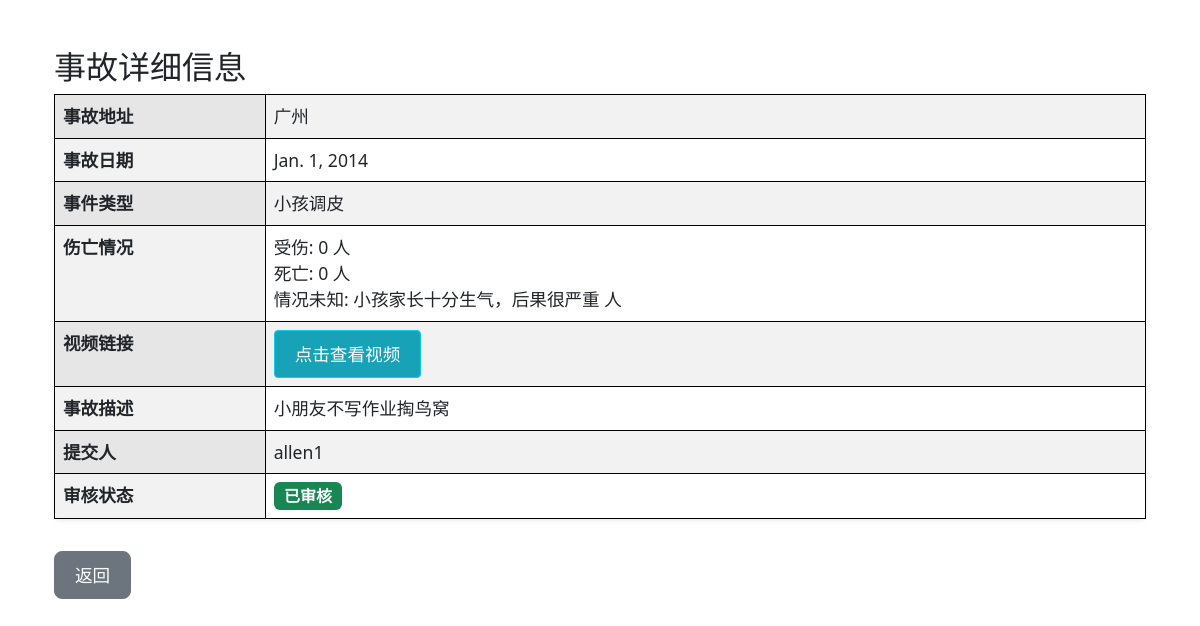
/accident/7/?next=/admin_dashboard/, run on an earlier commit of the app's database.
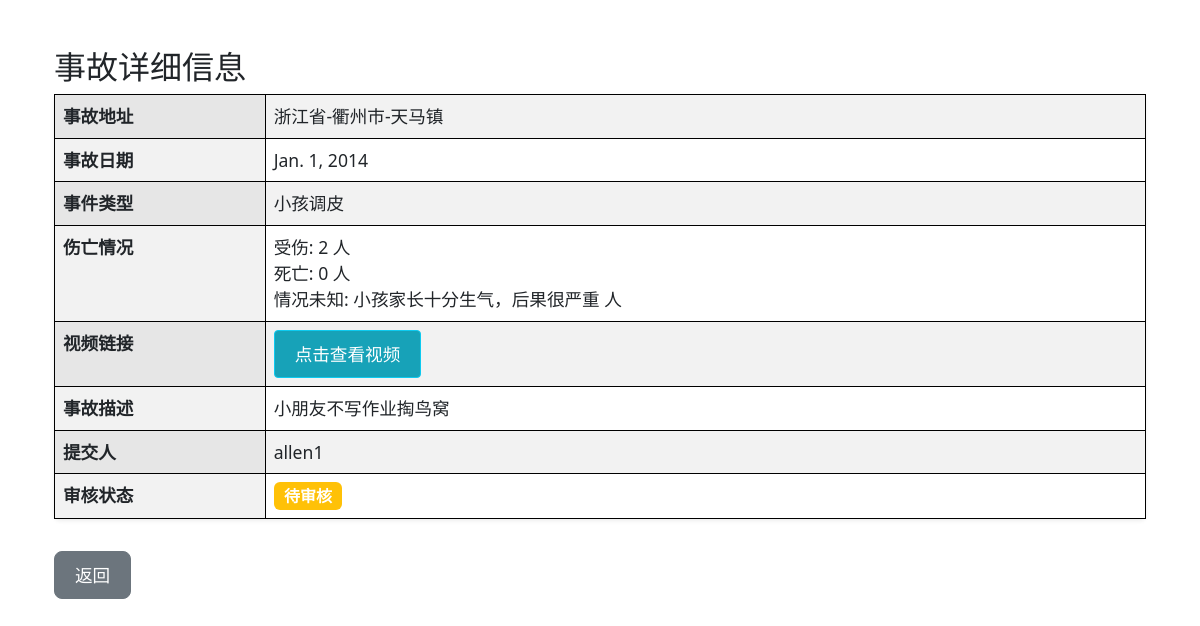
And on a later commit of the database.
### data/models.py (models this page shows, shortened)
class Accident(models.Model):
    address = models.CharField(max_length=200)
    accident_date = models.DateField()
    description = models.TextField()
    accident_type = models.CharField(max_length=200)
    injured = models.PositiveIntegerField(default=0)
    dead = models.PositiveIntegerField(default=0)
    unknown = models.CharField(max_length=200, default='情况未知')
    latitude = models.FloatField(default=0.0)
    longitude = models.FloatField(default=0.0)
    video_link = models.CharField(max_length=200)
    is_approved = models.BooleanField(False)
    is_deleted = models.BooleanField(default=False)
    created_by = models.ForeignKey(User, on_delete=models.CASCADE)

### users/models.py (models this page shows, shortened)
class CustomUser(AbstractUser):
    is_admin = models.BooleanField(default=False)
    phone_number = models.CharField(max_length=15, blank=True, null=True)  # 电话号码
    address = models.TextField(blank=True, null=True)  # 地址
    def __str__(self):
        return self.username

### data/views.py (the view)
# urls.py: path('accident/<int:accident_id>/', views.accident_detail, name='accident_detail'),
def accident_detail(request, accident_id):
    accident = get_object_or_404(Accident, id=accident_id)
    next_url = request.GET.get('next', None)
    return render(request, 'data/accident_detail.html', {'accident': accident, 'next': next_url})

### templates/data/accident_detail.html (shortened to what this page needs)
{% extends 'base_generic.html' %}
{% block content %}
  <div class="container mt-4 p-4">
    <h2>事故详细信息</h2>
    <table class="table table-bordered table-striped table-hover shadow-sm rounded">
        <tr>
            <th>事故地址</th>
            <td>{{ accident.address }}</td>
        </tr>
        <tr>
            <th>事故日期</th>
            <td>{{ accident.accident_date }}</td>
        </tr>
        <tr>
            <th>事件类型</th>
            <td>{{ accident.accident_type }}</td>
        </tr>
        <tr>
            <th>伤亡情况</th>
            <td>
                受伤: {{ accident.injured|default:0 }} 人<br>
                死亡: {{ accident.dead|default:0 }} 人<br>
                情况未知: {{ accident.unknown|default:0 }} 人
            </td>
        </tr>
        <tr>
            <th>视频链接</th>
            <td>
                <a href="{{ accident.video_link }}" target="_blank" class="btn btn-info btn-sm">点击查看视频</a>
            </td>
        </tr>
        <tr>
            <th>事故描述</th>
            <td>{{ accident.description }}</td>
        </tr>
        <tr>
            <th>提交人</th>
            <td>{{ accident.created_by }}</td>
        </tr>
        <tr>
            <th>审核状态</th>
            <td>
                {% if accident.is_approved %}
                    <span class="badge bg-success">已审核</span>
                {% else %}
                    <span class="badge bg-warning">待审核</span>
                {% endif %}
            </td>
        </tr>
    </table>
    {% if next %}
        <a href="{{ next }}" class="btn btn-secondary btn-lg mt-3">返回</a>
    {% else %}
        <a href="{% url 'accident_list' %}" class="btn btn-secondary btn-lg mt-3">返回列表</a>
    {% endif %}
  </div>
{% endblock %}

What changed in the data, as far as the page shows it:
changed Accident "小孩调皮": address "广州" → "浙江省-衢州市-天马镇"; injured "0" → "2"; is_approved True → False (drawn)
Also different on the page:
text no longer shown: "已审核"
text now shown: "待审核"
